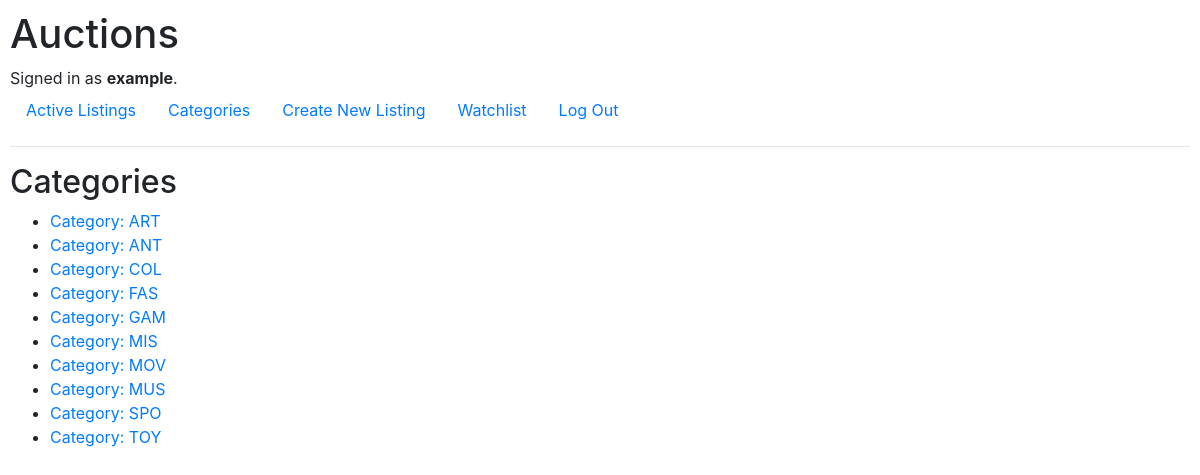
The app's page /categoriesindex (signed in) with its own data.
### auctions/models.py (models this page shows)
class User(AbstractUser):
    pass

class Category(models.Model):
    ART = 'ART'
    ANTIQUES = 'ANT'
    COLLECTIBELS = 'COL'
    FASHION = 'FAS'
    GAMES = 'GAM'
    MISCELANEOUS = 'MIS'
    MOVIES = 'MOV'
    MUSIC_EQUIPMENT = 'MUS'
    SPORTING_GOODS = 'SPO'
    TOYS = 'TOY'
    CATEGORIES_CHOICES = [
        (ART, "Art"),
        (ANTIQUES, "Antiques"),
        (COLLECTIBELS, "Collectibles"),
        (FASHION, "Fashion"),
        (GAMES, "Games"),
        (MISCELANEOUS, "Miscelaneous"),
        (MOVIES, "Movies"),
        (MUSIC_EQUIPMENT, "Music Gear & Equipment"),
        (SPORTING_GOODS, "Sporting Goods"),
        (TOYS, "Toys")
    ]
    category = models.CharField(
        max_length=3,
        choices=CATEGORIES_CHOICES,
        default=MISCELANEOUS
        )
    def __str__(self):
        return f"Category: {self.category}"

### auctions/views.py (the view)
# urls.py: path("categoriesindex", views.categoriesindex, name="categoriesindex"),
def categoriesindex(request):
    return render(request, "auctions/categoriesindex.html",{
        "categories": Category.objects.all()
    })

### auctions/templates/auctions/categoriesindex.html
{% extends "auctions/layout.html" %}
{% block body %}
    <h2>Categories</h2>
    <ul>
        {% for category in categories %}
            <li><a href="{% url 'categorylist' category.id %}">{{ category }}</a></li>
        {% endfor %}
    </ul>
{% endblock %}

### auctions/templates/auctions/layout.html (shortened to what this page needs)
{% load static %}
<!DOCTYPE html>
<html lang="en">
    <head>
        <link rel="stylesheet" href="https://stackpath.bootstrapcdn.com/bootstrap/4.4.1/css/bootstrap.min.css">
        <link href="{% static 'auctions/styles.css' %}" rel="stylesheet">
    </head>
    <body>
        <h1>Auctions</h1>
        <div>
            {% if user.is_authenticated %}
                Signed in as <strong>{{ user.username }}</strong>.
            {% else %}
                Not signed in.
            {% endif %}
        </div>
        <ul class="nav">
            <li class="nav-item">
                <a class="nav-link" href="{% url 'index' %}">Active Listings</a>
            </li>
            <li>
                <a class="nav-link" href="{% url 'categoriesindex' %}">Categories</a>
            </li>
            {% if user.is_authenticated %}
                <li class="nav-item">
                    <a class="nav-link" href="{% url 'newlisting' %}">Create New Listing</a>
                </li>
                <li class="nav-item">
                    <a class="nav-link" href="{% url 'watchlist' %}">Watchlist</a>
                </li>
                <li class="nav-item">
                    <a class="nav-link" href="{% url 'logout' %}">Log Out</a>
                </li>
            {% endif %}
        </ul>
        <hr>
        {% block body %}
        {% endblock %}
    </body>
</html>

### auctions/static/auctions/styles.css (style rules this page uses)
body { padding: 10px; }

### records on screen
User: username "example"
Category: category "Category: ART"
Category: category "Category: ANT"
Category: category "Category: COL"
Category: category "Category: FAS"
Category: category "Category: GAM"
Category: category "Category: MIS"
Category: category "Category: MOV"
Category: category "Category: MUS"
Category: category "Category: SPO"
Category: category "Category: TOY"
